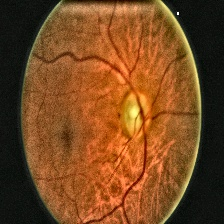
#> input picture Glaucoma_CLAHE/Glaucoma_Positive/036.jpg, 224 x 224 px, found by its file name; its folder holds only this picture in this run
$ jupyter execute --allow-errors 'Experiment A.ipynb'
#> lines starting #> are read from the running program, lines starting #| are printed output that depends on the picture
[cell 1]
import os
import cv2
import numpy as np
from scipy import ndimage as nd
import pandas as pd
import pickle
from skimage.filters import sobel
from skimage import feature
from matplotlib import pyplot as plt
from sklearn import metrics

[cell 2]
X = list()
Y = list()

read_directory = "Glaucoma_CLAHE\Glaucoma_Positive"

for file in os.listdir(read_directory):
    f_read = os.path.join(read_directory, file)

    img = cv2.imread(f_read, 0)
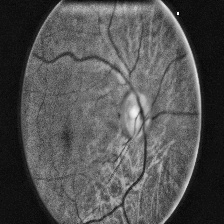
#> img: shape (224, 224); min 4, max 255, mean 82.6
    sobel_img = sobel(img)
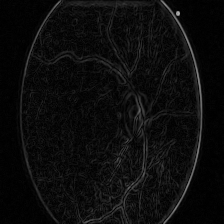
#> sobel_img: shape (224, 224) float64; min 0, max 0.688, mean 0.0493
    flat_img = img.flatten()
    sobel_flat_img = sobel_img.flatten()
    flat_img = np.append(flat_img, sobel_flat_img)
    X.append(flat_img)
    Y.append(1)    # Glaucoma Positive: 1

read_directory = "DR_CLAHE\DR_Positive"

#> (the rest of this cell did not finish here and is left out)

#> (a cell that did not finish here is left out)

[cell 4]
from sklearn.utils import shuffle
from sklearn.model_selection import train_test_split

X, Y = shuffle(X, Y)
#> X = 1 item; Y = [1]

#> (the rest of this cell did not finish here and is left out)

$ run again, on Glaucoma_CLAHE/Glaucoma_Positive/182.jpg
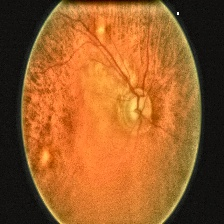
#> input picture Glaucoma_CLAHE/Glaucoma_Positive/182.jpg, 224 x 224 px, found by its file name
#> `img = cv2.imread(f_read, 0)`:
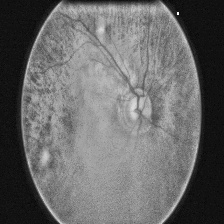
#> img: shape (224, 224); min 3, max 255, mean 104.9
#> `sobel_img = sobel(img)`:
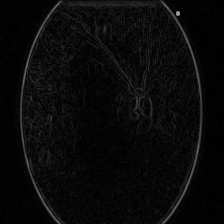
#> sobel_img: shape (224, 224) float64; min 0, max 0.682, mean 0.0392
#> X = 1 item; Y = [1]

$ run again, on Glaucoma_CLAHE/Glaucoma_Positive/225.jpg
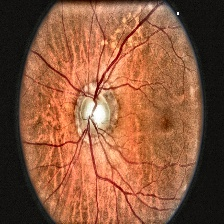
#> input picture Glaucoma_CLAHE/Glaucoma_Positive/225.jpg, 224 x 224 px, found by its file name
#> `img = cv2.imread(f_read, 0)`:
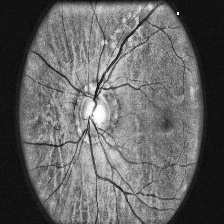
#> img: shape (224, 224); min 4, max 255, mean 100.8
#> `sobel_img = sobel(img)`:
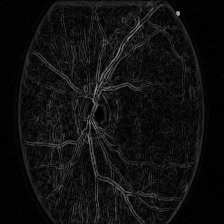
#> sobel_img: shape (224, 224) float64; min 0, max 0.672, mean 0.0642
#> X = 1 item; Y = [1]

$ run again, on Glaucoma_CLAHE/Glaucoma_Positive/247.jpg
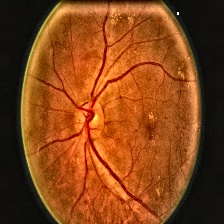
#> input picture Glaucoma_CLAHE/Glaucoma_Positive/247.jpg, 224 x 224 px, found by its file name
#> `img = cv2.imread(f_read, 0)`:
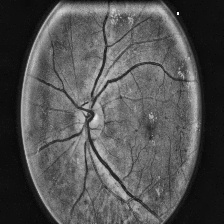
#> img: shape (224, 224); min 2, max 255, mean 82.4
#> `sobel_img = sobel(img)`:
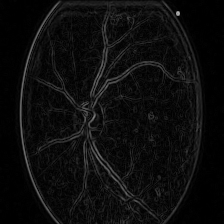
#> sobel_img: shape (224, 224) float64; min 0, max 0.698, mean 0.0513
#> X = 1 item; Y = [1]
